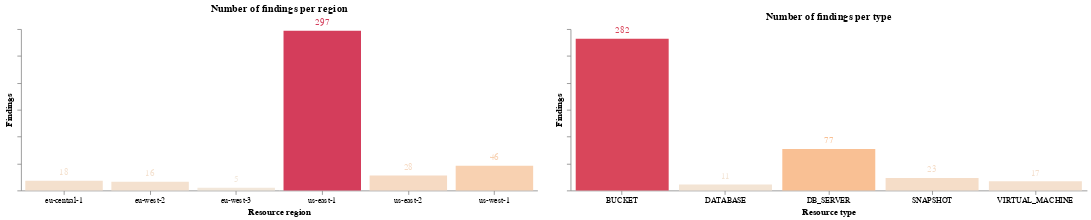

The notebook cell saved with this chart:
### Code cell
((c1.mark_bar() + c1.mark_text(align='center', dy=-10)) | (c2.mark_bar() + c2.mark_text(align='center', dy=-10))).configure_axis(grid=False).configure_view(strokeWidth=0)

### Figure 1 — Vega-Lite specification as saved in the notebook (floating-point values rounded to 4 significant figures)
{"config": {"view": {"continuousWidth": 300, "continuousHeight": 300, "strokeWidth": 0}, "axis": {"grid": false}}, "hconcat": [{"layer": [{"mark": {"type": "bar"}, "encoding": {"color": {"field": "count", "legend": null, "scale": {"scheme": "lightorange", "reverse": false}, "type": "quantitative"}, "text": {"field": "count", "type": "quantitative"}, "tooltip": [{"field": "_region", "type": "nominal"}, {"field": "count", "type": "quantitative"}], "x": {"axis": {"labelAngle": 0, "labels": true}, "field": "_region", "title": "Resource region", "type": "nominal"}, "y": {"axis": {"labels": false}, "field": "count", "title": "Findings", "type": "quantitative"}}, "title": "Number of findings per region"}, {"mark": {"type": "text", "align": "center", "dy": -10}, "encoding": {"color": {"field": "count", "legend": null, "scale": {"scheme": "lightorange", "reverse": false}, "type": "quantitative"}, "text": {"field": "count", "type": "quantitative"}, "tooltip": [{"field": "_region", "type": "nominal"}, {"field": "count", "type": "quantitative"}], "x": {"axis": {"labelAngle": 0, "labels": true}, "field": "_region", "title": "Resource region", "type": "nominal"}, "y": {"axis": {"labels": false}, "field": "count", "title": "Findings", "type": "quantitative"}}, "title": "Number of findings per region"}], "data": {"name": "data-7f4bde12687755e0bda077ae28f98eb8"}, "height": 200, "width": 640}, {"layer": [{"mark": {"type": "bar"}, "encoding": {"color": {"field": "count", "legend": null, "scale": {"scheme": "lightorange", "reverse": false}, "type": "quantitative"}, "text": {"field": "count", "type": "quantitative"}, "tooltip": [{"field": "type", "type": "nominal"}, {"field": "count", "type": "quantitative"}], "x": {"axis": {"labelAngle": 0, "labels": true}, "field": "type", "title": "Resource type", "type": "nominal"}, "y": {"axis": {"labels": false}, "field": "count", "title": "Findings", "type": "quantitative"}}, "title": "Number of findings per type"}, {"mark": {"type": "text", "align": "center", "dy": -10}, "encoding": {"color": {"field": "count", "legend": null, "scale": {"scheme": "lightorange", "reverse": false}, "type": "quantitative"}, "text": {"field": "count", "type": "quantitative"}, "tooltip": [{"field": "type", "type": "nominal"}, {"field": "count", "type": "quantitative"}], "x": {"axis": {"labelAngle": 0, "labels": true}, "field": "type", "title": "Resource type", "type": "nominal"}, "y": {"axis": {"labels": false}, "field": "count", "title": "Findings", "type": "quantitative"}}, "title": "Number of findings per type"}], "data": {"name": "data-43292f3c18afc7302813b1fbe379feda"}, "height": 200, "width": 640}], "$schema": "https://vega.github.io/schema/vega-lite/v5.20.1.json", "datasets": {"data-7f4bde12687755e0bda077ae28f98eb8": [{"_region": "eu-central-1", "count": 18}, {"_region": "eu-west-2", "count": 16}, {"_region": "eu-west-3", "count": 5}, {"_region": "us-east-1", "count": 297}, {"_region": "us-east-2", "count": 28}, {"_region": "us-west-1", "count": 46}], "data-43292f3c18afc7302813b1fbe379feda": [{"type": "BUCKET", "count": 282}, {"type": "DATABASE", "count": 11}, {"type": "DB_SERVER", "count": 77}, {"type": "SNAPSHOT", "count": 23}, {"type": "VIRTUAL_MACHINE", "count": 17}]}}
